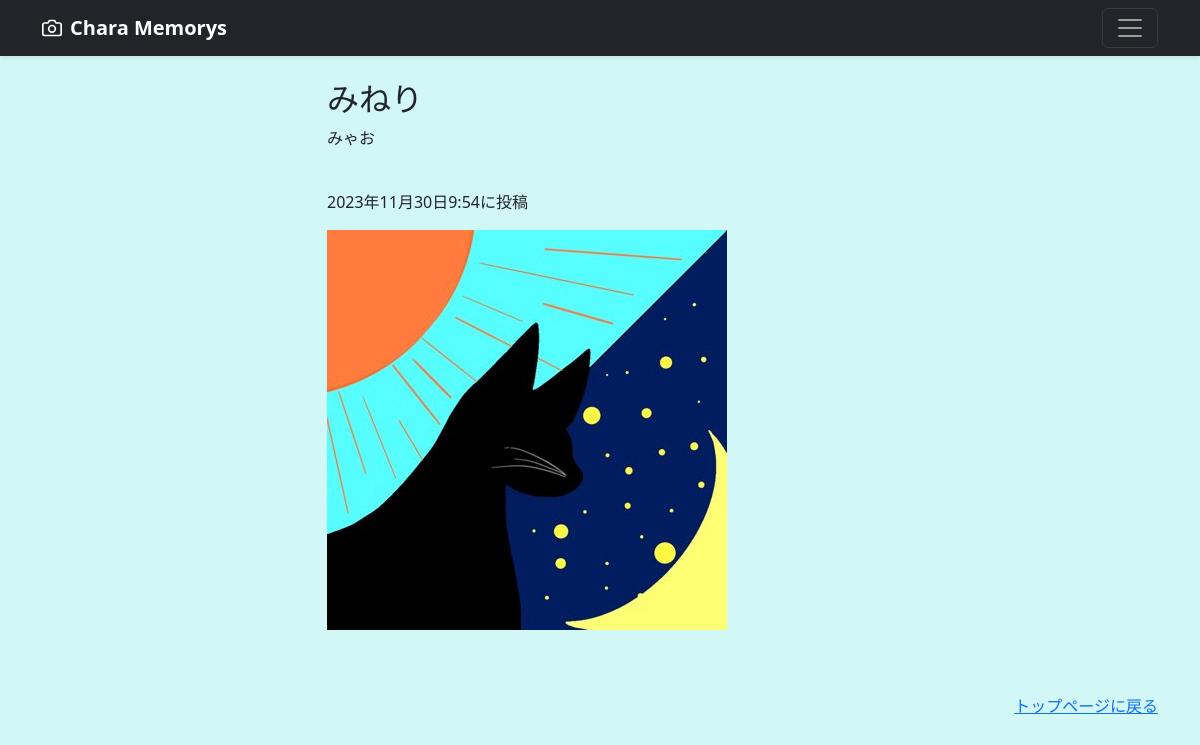
The page /chara-detail/23 on the database its author committed.
### chara/models.py (models this page shows, shortened)
class CharaMake(models.Model):
    user = models.ForeignKey(
        CustomUser,
        verbose_name='ユーザー',
        on_delete = models.CASCADE
        )
    category = models.ForeignKey(
        Category,
        verbose_name='カテゴリ',
        on_delete=models.PROTECT
        )
    title = models.CharField(
        verbose_name='タイトル',
        max_length=200
        )
    comment = models.TextField(
        verbose_name='コメント',
        )
    image1 = models.ImageField(
        verbose_name='イメージ1',
        upload_to = 'charas',
        )
    image2 = models.ImageField(
        verbose_name='イメージ2',
        upload_to='charas',
        blank=True,
        null=True
        )
    posted_at = models.DateTimeField(
        verbose_name='投稿日時',
        auto_now_add=True
        )

### chara/views.py (the view)
# urls.py: path('chara-detail/<int:pk>', views.DetailView.as_view(), name='chara_detail'),
class DetailView(DetailView):
    template_name = 'detail.html'
    model = CharaMake

### chara/templates/detail.html (shortened to what this page needs)
{% extends 'base.html' %}
      {% block contents %}
      <br>
      <div class="container">
        <div class="row">
            <div class="col offset-3">
                <h2>{{object.title}}</h2>
                <p>{{object.comment}}</p>
                <br>
                <p>{{object.posted_at}}に投稿</p>
                <p><img src="{{ object.image1.url }}"></img></p>
            </div>
        </div>
      </div>
      {% endblock %}

### chara/templates/base.html (style rules this page uses)
body { background-color: rgb(210, 247, 247); }

### rows shown on the page
CharaMake: title "みねり", comment "みゃお", posted_at "2023年11月30日9:54", image1 (picture)
